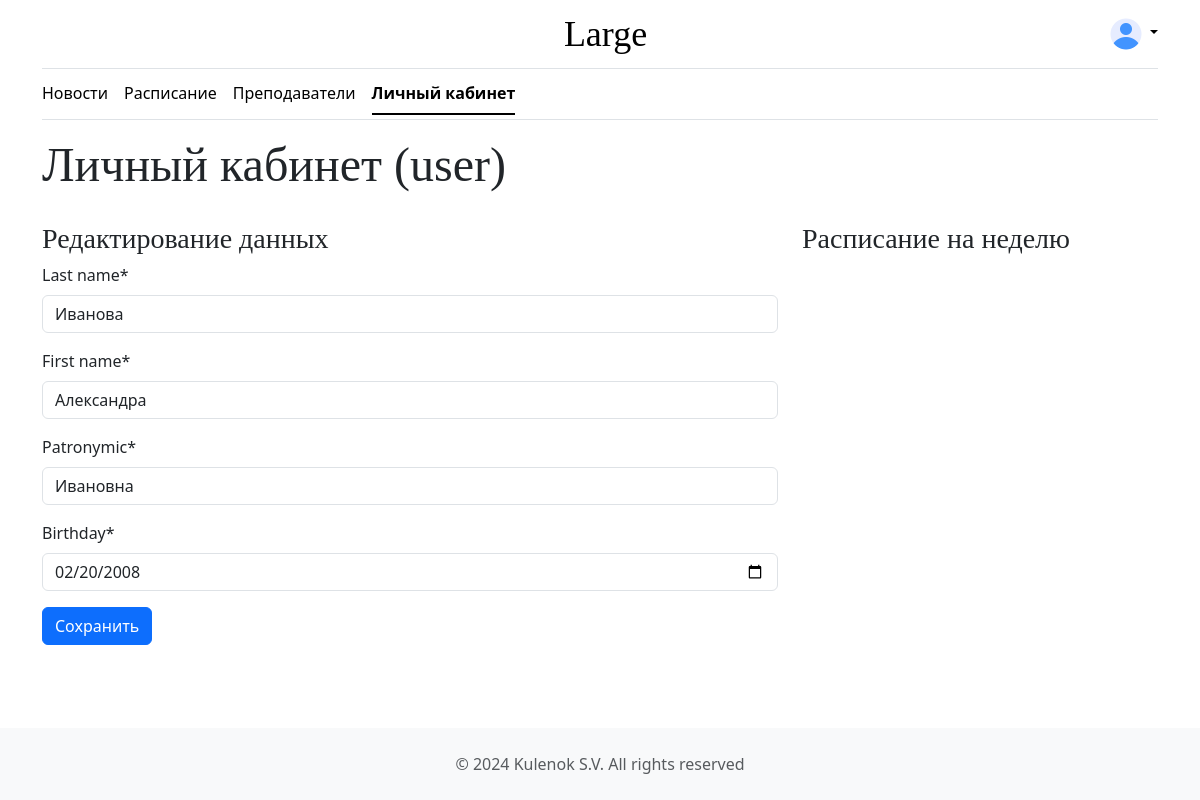
Page /profile/ (signed in) on the committed database.
### university/models.py (models this page shows)
class student_model(models.Model):
    user = OneToOneField(User, on_delete = models.CASCADE)
    last_name = models.CharField(max_length=100, default='')
    first_name = models.CharField(max_length=100, default='')
    patronymic = models.CharField(max_length=100, default='')
    group = models.ForeignKey(group_model, on_delete=models.CASCADE, blank=True, null=True)
    birthday = models.DateField(default=f'{(datetime.now() - timedelta(days=365*16)).date()}')

### university/views.py (the view)
# urls.py: path("profile/", views.profile, name="profile"),
@login_required(login_url='login')
def profile(request):
    instance = request.user.student_model
    group = instance.group
    if request.method == "POST":
        form = ProfileForm(request.POST, instance=instance)
        if form.is_valid():
            form.save()
            return redirect("profile")
        messages.error(request, form.errors)
    form = ProfileForm(instance=instance)
    date_start = datetime.now()
    date_end = datetime.now() + timedelta(days=7)
    schedule_data = schedule_model.objects.filter(date__gte=date_start, date__lte=date_end, group=group)
    context = {'title': 'Личный кабинет',
               'form': form, 'data': schedule_data}
    return render(request, 'university/profile.html', context)

### university/forms.py
class ProfileForm(forms.ModelForm):
    group = forms.ModelChoiceField(queryset=group_model.objects.all())
    def __init__(self, *args, **kwargs):
        super(ProfileForm, self).__init__(*args, **kwargs)
        instance = kwargs.get('instance')
        if instance and instance.group:
            self.fields.pop('group')
    class Meta:
        model = student_model
        fields = ['last_name', 'first_name', 'patronymic', 'birthday', 'group']
        widgets = {
            'birthday': forms.TextInput(attrs={'type': 'date'}),
        }

### templates/university/profile.html (shortened to what this page needs)
{% extends "university/base.html" %}
{% load crispy_forms_tags %}
{% block body %}
<main class="container mb-4">
    <h2 class="display-5 mb-1">Личный кабинет ({{user.username}})</h2>
    <div class="row mt-0 g-4">
        <div class="col-12 col-md-8">
            <h3>Редактирование данных</h3>
            <form method="POST">
                {{ form|crispy }}
                <button class="btn btn-primary" type="submit">Сохранить</button>
            </form>
        </div>
        <div class="col-12 col-md-4">
            <h3 class="mb-4">Расписание на неделю</h3>
        </div>
    </div>
</main>
{% endblock %}

### static/university/css/style.css (style rules this page uses)
html, body { height: 100%; }
body { flex-direction: column; display: flex; }
h1, h2, h3, h4, h5, h6 { font-family: "Playfair Display", Georgia, "Times New Roman", serif; }

### rows in the picture
student_model: last_name "Иванова", first_name "Александра", patronymic "Ивановна", birthday "02/20/2008"

### other values in the picture
{{ user.username }} "user"
